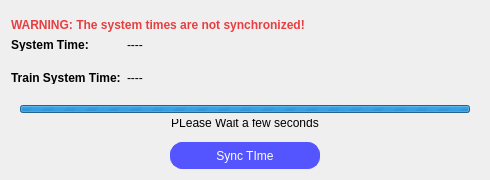
<?xml version="1.0" encoding="UTF-8"?>
<ui version="4.0">
 <class>SysncTImeDialog</class>
 <widget class="QDialog" name="SysncTImeDialog">
  <property name="geometry">
   <rect>
    <x>0</x>
    <y>0</y>
    <width>490</width>
    <height>180</height>
   </rect>
  </property>
  <property name="minimumSize">
   <size>
    <width>0</width>
    <height>180</height>
   </size>
  </property>
  <property name="maximumSize">
   <size>
    <width>16777215</width>
    <height>180</height>
   </size>
  </property>
  <property name="windowTitle">
   <string>Sync TIme</string>
  </property>
  <property name="windowIcon">
   <iconset resource="Assets/assets.qrc">
    <normaloff>:/asstets/icons/refresh_5730689.png</normaloff>:/asstets/icons/refresh_5730689.png</iconset>
  </property>
  <property name="styleSheet">
   <string notr="true">SysncTImeDialog{
	background-color: rgb(243, 243, 243);
}</string>
  </property>
  <layout class="QVBoxLayout" name="verticalLayout">
   <item>
    <layout class="QHBoxLayout" name="horizontalLayout">
     <property name="topMargin">
      <number>7</number>
     </property>
     <item>
      <widget class="QLabel" name="sync_warning">
       <property name="styleSheet">
        <string notr="true">font-weight:bold;
color:rgb(230, 63, 66);</string>
       </property>
       <property name="text">
        <string>WARNING: The system times are not synchronized!</string>
       </property>
      </widget>
     </item>
    </layout>
   </item>
   <item>
    <layout class="QGridLayout" name="gridLayout">
     <property name="topMargin">
      <number>0</number>
     </property>
     <property name="horizontalSpacing">
      <number>6</number>
     </property>
     <property name="verticalSpacing">
      <number>20</number>
     </property>
     <item row="0" column="2">
      <spacer name="horizontalSpacer">
       <property name="orientation">
        <enum>Qt::Orientation::Horizontal</enum>
       </property>
       <property name="sizeHint" stdset="0">
        <size>
         <width>40</width>
         <height>20</height>
        </size>
       </property>
      </spacer>
     </item>
     <item row="0" column="0">
      <widget class="QLabel" name="label">
       <property name="styleSheet">
        <string notr="true">font-weight:bold</string>
       </property>
       <property name="text">
        <string>System Time:</string>
       </property>
      </widget>
     </item>
     <item row="1" column="0">
      <widget class="QLabel" name="label_3">
       <property name="styleSheet">
        <string notr="true">font-weight:bold</string>
       </property>
       <property name="text">
        <string>Train System Time:</string>
       </property>
      </widget>
     </item>
     <item row="0" column="1">
      <widget class="QLabel" name="system_time_lbl">
       <property name="text">
        <string>----</string>
       </property>
      </widget>
     </item>
     <item row="1" column="1">
      <widget class="QLabel" name="train_system_time_lbl">
       <property name="text">
        <string>----</string>
       </property>
      </widget>
     </item>
    </layout>
   </item>
   <item>
    <spacer name="verticalSpacer">
     <property name="orientation">
      <enum>Qt::Orientation::Vertical</enum>
     </property>
     <property name="sizeHint" stdset="0">
      <size>
       <width>20</width>
       <height>40</height>
      </size>
     </property>
    </spacer>
   </item>
   <item>
    <widget class="QFrame" name="loadingframe">
     <layout class="QVBoxLayout" name="verticalLayout_2">
      <property name="topMargin">
       <number>15</number>
      </property>
      <item>
       <widget class="QProgressBar" name="progressBar">
        <property name="maximum">
         <number>0</number>
        </property>
        <property name="value">
         <number>-1</number>
        </property>
        <property name="alignment">
         <set>Qt::AlignmentFlag::AlignCenter</set>
        </property>
       </widget>
      </item>
      <item>
       <widget class="QLabel" name="label_2">
        <property name="text">
         <string>PLease Wait a few seconds</string>
        </property>
        <property name="alignment">
         <set>Qt::AlignmentFlag::AlignCenter</set>
        </property>
       </widget>
      </item>
     </layout>
    </widget>
   </item>
   <item alignment="Qt::AlignmentFlag::AlignHCenter">
    <widget class="QPushButton" name="sync_btn">
     <property name="minimumSize">
      <size>
       <width>150</width>
       <height>27</height>
      </size>
     </property>
     <property name="maximumSize">
      <size>
       <width>150</width>
       <height>16777215</height>
      </size>
     </property>
     <property name="sizeIncrement">
      <size>
       <width>0</width>
       <height>0</height>
      </size>
     </property>
     <property name="styleSheet">
      <string notr="true">QPushButton{
	
background-color: rgb(85, 85, 255);
border: 1px solid  rgb(85, 85, 255);
border-radius:12px;
min-height: 25px;
color:#fff;

}

QPushButton:hover{
background-color:rgb(71, 71, 213);	
}</string>
     </property>
     <property name="text">
      <string>Sync TIme</string>
     </property>
    </widget>
   </item>
  </layout>
 </widget>
 <resources>
  <include location="Assets/assets.qrc"/>
 </resources>
 <connections/>
</ui>
